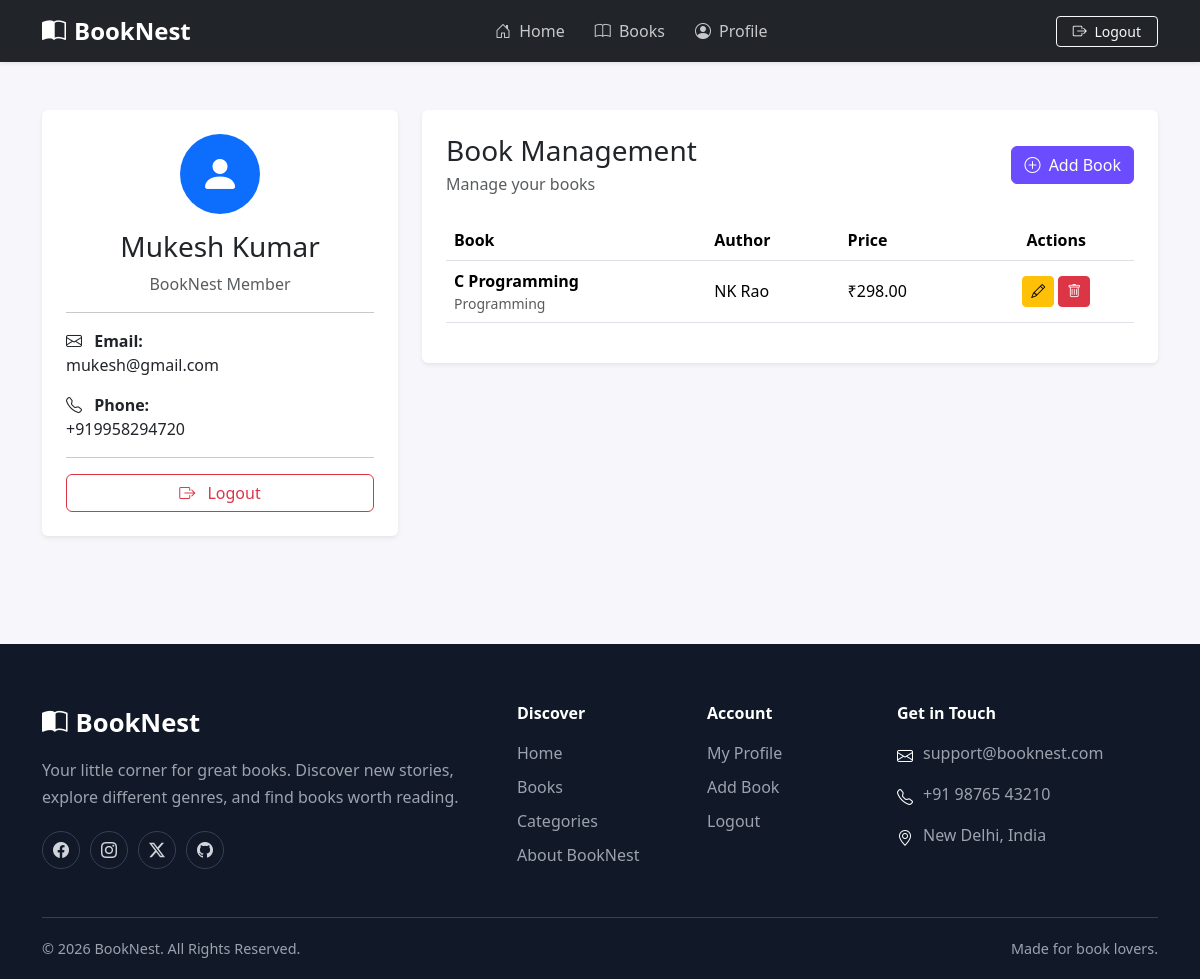
Screenshot of /profile (signed in) with the database file from the repository.
### app.py (models this page shows)
class User(db.Model):
    __tablename__ = "users"
    id = db.Column(db.Integer, primary_key=True)
    name = db.Column(db.String(100), nullable=False)
    email = db.Column(db.String(120), unique=True, nullable=False)
    phone = db.Column(db.String(15), nullable=False)
    password = db.Column(db.String(255), nullable=False)

class Book(db.Model):
    __tablename__ = "books"
    id = db.Column(db.Integer, primary_key=True)
    user_id = db.Column(
        db.Integer,
        db.ForeignKey("users.id"),
        nullable=False
    )
    title = db.Column(db.String(200), nullable=False)
    author = db.Column(db.String(150), nullable=False)
    price = db.Column(db.Float, nullable=False)
    category = db.Column(db.String(100))
    description = db.Column(db.Text)
    image = db.Column(db.String(255))

### app.py (the view)
@app.route("/profile")
def profile():
    if not is_logged_in():
        session.clear()
        flash("Please login again.", "warning")
        return redirect(url_for("login"))
    user = User.query.get(session["user_id"])
    if not user:
        session.clear()
        flash("User account not found.", "danger")
        return redirect(url_for("login"))
    books = Book.query.filter_by(
        user_id=user.id
    ).order_by(Book.id.desc()).all()
    return render_template(
        "profile.html",
        user=user,
        books=books
    )

### app.py (called while the page is built)
def is_logged_in():
    return (
        "user_id" in session
        and session.get("session_version") == app.config["SESSION_VERSION"]
    )

@app.before_request
def validate_session():
    if "user_id" in session:
        if session.get("session_version") != app.config["SESSION_VERSION"]:
            session.clear()

### templates/profile.html (shortened to what this page needs)
{% extends "base.html" %}
{% block content %}
<div class="container py-5">
    <div class="row g-4">
        <div class="col-lg-4">
            <div class="card border-0 shadow-sm">
                <div class="card-body p-4 text-center">
                    <div class="rounded-circle bg-primary text-white
                                d-flex align-items-center justify-content-center
                                mx-auto mb-3"
                         style="width:80px;height:80px">
                        <i class="bi bi-person-fill fs-1"></i>
                    </div>
                    <h3>{{ user.name }}</h3>
                    <p class="text-muted">BookNest Member</p>
                    <hr>
                    <div class="text-start">
                        <p>
                            <i class="bi bi-envelope me-2"></i>
                            <strong>Email:</strong><br>
                            {{ user.email }}
                        </p>
                        <p>
                            <i class="bi bi-telephone me-2"></i>
                            <strong>Phone:</strong><br>
                            {{ user.phone }}
                        </p>
                    </div>
                    <hr>
                    <a href="{{ url_for('logout') }}"
                       class="btn btn-outline-danger w-100">
                        <i class="bi bi-box-arrow-right me-2"></i>
                        Logout
                    </a>
                </div>
            </div>
        </div>
        <div class="col-lg-8">
            <div class="card border-0 shadow-sm">
                <div class="card-body p-4">
                    <div class="d-flex justify-content-between
                                align-items-center mb-4">
                        <div>
                            <h3 class="mb-1">Book Management</h3>
                            <p class="text-muted mb-0">
                                Manage your books
                            </p>
                        </div>
                        <a href="{{ url_for('add_book') }}"
                           class="btn btn-primary">
                            <i class="bi bi-plus-circle me-1"></i>
                            Add Book
                        </a>
                    </div>
                    {% if books %}
                    <div class="table-responsive">
                        <table class="table align-middle">
                            <thead>
                                <tr>
                                    <th>Book</th>
                                    <th>Author</th>
                                    <th>Price</th>
                                    <th class="text-center">Actions</th>
                                </tr>
                            </thead>
                            <tbody>
                                {% for book in books %}
                                <tr>
                                    <td>
                                        <strong>{{ book.title }}</strong>
                                        {% if book.category %}
                                        <small class="d-block text-muted">
                                            {{ book.category }}
                                        </small>
                                        {% endif %}
                                    </td>
                                    <td>{{ book.author }}</td>
                                    <td>
                                        ₹{{ "%.2f"|format(book.price) }}
                                    </td>
                                    <td class="text-center">
                                        <a href="{{ url_for('edit_book', id=book.id) }}"
                                           class="btn btn-sm btn-warning">
                                            <i class="bi bi-pencil"></i>
                                        </a>
                                        <form method="POST"
                                              action="{{ url_for('delete_book', id=book.id) }}"
                                              class="d-inline"
                                              onsubmit="return confirm('Delete this book?');">
                                            <button type="submit"
                                                    class="btn btn-sm btn-danger">
                                                <i class="bi bi-trash"></i>
                                            </button>
                                        </form>
                                    </td>
                                </tr>
                                {% endfor %}
                            </tbody>
                        </table>
                    </div>
                    {% endif %}
                </div>
            </div>
        </div>
    </div>
</div>
{% endblock %}

### static/css/style.css (style rules this page uses)
:root { --primary: #6c4cff; --primary-dark: #5135d4; --dark: #171321; --text: #333333; --muted: #777777; --light-bg: #f7f7fb; --white: #ffffff; --border: #e5e5e5; }
* { box-sizing: border-box; }
body { margin: 0; color: var(--text); background: var(--light-bg); font-family: "Segoe UI", Tahoma, Geneva, Verdana, sans-serif; }
a { text-decoration: none; }
.btn-primary, .auth-btn { background: var(--primary); border-color: var(--primary); }

### rows the page displays
User: name "Mukesh Kumar", email "mukesh@gmail.com", phone "+919958294720"
Book: title "C Programming", category "Programming", author "NK Rao", price "298.00"
